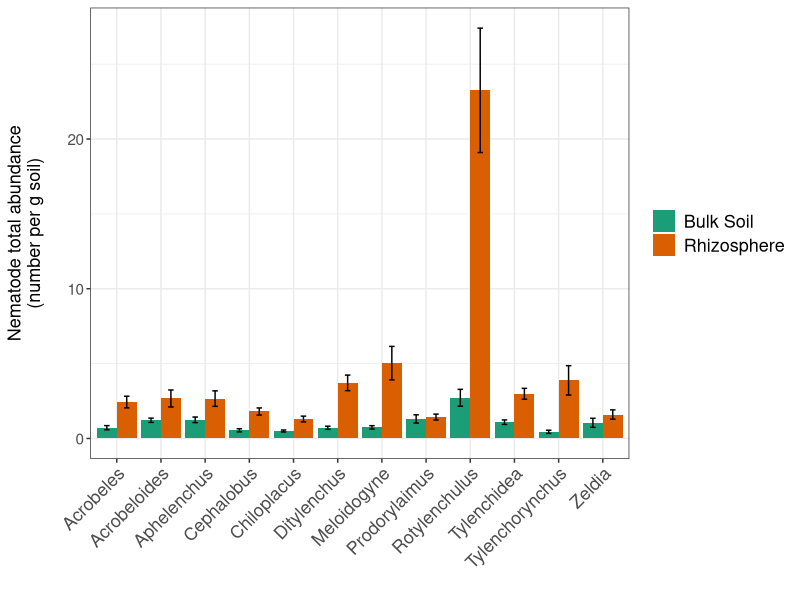
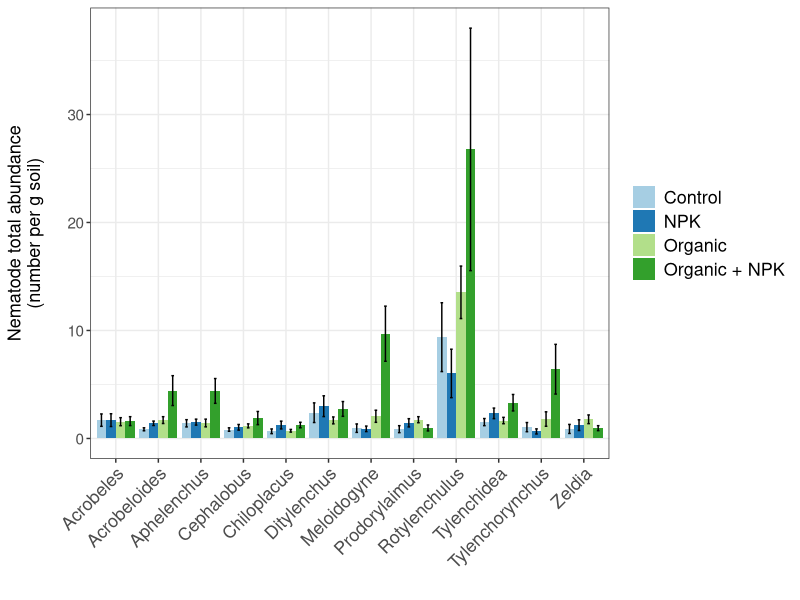

Write the R code that produced these figures, in order. (Note: this script raises an error after producing the figures.)
#########################################
# Nematodes in a Niayes Gardens (NIANG) #
# Taxonomic group analysis              #
# Code by: Stephen Wood                 #
# Last updated: September 2018          #
#########################################

#### LOAD PACKAGES ####
library(tidyverse)
library(readxl)
library(lme4)


#### DEFINE CUSTOM FUNCTIONS ####
st.err <- function(x) {
  sd(x,na.rm=T)/sqrt(length(x[!is.na(x)]))
}

#### READ IN DATA ####
site_id <- read_excel("sn_nematodes.xls", sheet = "site_id")
taxa_id <- read_excel("sn_nematodes.xls", sheet = "taxa_id")
id <- read_excel("sn_nematodes.xls", sheet = "identification")

#### MANIPULATE DATA ####
id_trans <- id %>% 
  gather(var, val, 2:ncol(id)) %>% 
  spread(Taxons, val) %>%
  select(-c(TOTAL,Actinolaimus))
names(id_trans)[1] <- 'SN'
id_trans$SN <- as.numeric(id_trans$SN)

# Join database with site information level
id_merge <- full_join(id_trans, site_id) %>% select(SN:Lieu, SOL:Input_level)
names(id_merge)[51:56] <- c('site','soil','treatment','treatment_1','treatment_2','input_level')
rm(id_trans)

# Drop observations with double addition because of lack of replication
id_merge <- filter(id_merge, is.na(input_level) == TRUE) 

# Convert from wide to long
id_merge_long <- gather(id_merge, var, val, Achromodora:Zeldia)
rm(id_merge)

# Relevel factors for analysis
id_merge_long$soil <- factor(id_merge_long$soil, levels=c('Bulk Soil', 'Rhizosphere'))

# Add in taxonomic functional groupings and remove NA values
names(id_merge_long)[8] <- 'Taxons'
id_all <- filter(id_merge_long, is.na(val) != TRUE)
rm(id_merge_long)

# Add total abundance variable per plot level
agg <- aggregate(id_all$val, by=list(id_all$site,id_all$soil,id_all$treatment),FUN=sum) 
names(agg) <- c('site','soil','treatment','total_abun')
id_all <- full_join(id_all,agg)
rm(agg)

# Subset top taxa
id_all$ra <- id_all$val / id_all$total_abun
test <- aggregate(id_all$val, by = list(id_all$Taxons), FUN = mean)
test[order(test$x),]
taxa <- c('Rotylenchulus','Aphelenchus','Tylenchidea','Acrobeloides','Meloidogyne','Ditylenchus','Tylenchorynchus',
          'Acrobeles','Prodorylaimus','Zeldia','Cephalobus','Chiloplacus')
id_all <- id_all[which(id_all$Taxons %in% taxa),]
rm(test, taxa)

#### VISUALIZE DATA ####
sum <- aggregate(id_all$val, by = list(id_all$SN, id_all$soil, id_all$Taxons), FUN = sum)
mean <- aggregate(sum$x, by = list(sum$Group.2, sum$Group.3), FUN = mean)
se <- aggregate(sum$x, by = list(sum$Group.2, sum$Group.3), FUN = st.err)

plot <- mean
plot$mean <- mean$x
plot$upper <- mean$x + se$x
plot$lower <- mean$x - se$x
plot <- select(plot, Group.1, Group.2, mean, upper, lower)
names(plot)[1:2] <- c("soil","Taxa")

ggplot(plot, aes(x = Taxa, y = mean/100, fill=soil)) + 
  geom_bar(stat="identity", position=position_dodge()) + 
  geom_errorbar(aes(ymin=lower/100, ymax=upper/100), position=position_dodge(width=0.9), width=0.25) +
  ylab("Nematode total abundance\n(number per g soil)\n") +  
  xlab('') + theme_bw() + 
  scale_fill_manual(values=c('#1b9e77','#d95f02')) +
  theme(
    legend.title = element_blank(),
    legend.text = element_text(size=13),
    axis.title.y = element_text(size = 13),
    axis.text.x = element_text(size = 13, angle=45, hjust=1),
    axis.text.y = element_text(size = 11)
  )

sum <- aggregate(id_all$val, by = list(id_all$SN, id_all$treatment_2, id_all$Taxons), FUN = sum)
mean <- aggregate(sum$x, by = list(sum$Group.2, sum$Group.3), FUN = mean)
se <- aggregate(sum$x, by = list(sum$Group.2, sum$Group.3), FUN = st.err)

plot <- mean
plot$mean <- mean$x
plot$upper <- mean$x + se$x
plot$lower <- mean$x - se$x
plot <- select(plot, Group.1, Group.2, mean, upper, lower)
names(plot)[1:2] <- c("Treatment","Taxa")

ggplot(plot, aes(x = Taxa, y = mean/100, fill=Treatment)) + 
  geom_bar(stat="identity", position=position_dodge()) + 
  geom_errorbar(aes(ymin=lower/100, ymax=upper/100), position=position_dodge(width=0.9), width=0.25) +
  ylab("Nematode total abundance\n(number per g soil)\n") +  
  xlab('') + theme_bw() + 
  scale_fill_manual(values=c('#a6cee3','#1f78b4','#b2df8a','#33a02c')) +
  theme(
    legend.title = element_blank(),
    legend.text = element_text(size=13),
    axis.title.y = element_text(size = 13),
    axis.text.x = element_text(size = 13, angle=45, hjust=1),
    axis.text.y = element_text(size = 11)
  )


#### CONDUCT ANALYSES ####
# Does abundance of functional groups vary by treatments? #
summary(glmer(abund ~ soil + treatment_2 + (1|site), family=gaussian(link="log"), data=abun_and_id))

